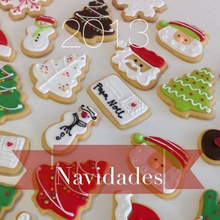
%> input picture src/encoded/Navidad.jpg, 220 x 220 px, shrunk from 1024 x 1024 before the run
$ octave --eval "result = stegImgDecoderAugusto('../encoded/Navidad.jpg');"   (GNU Octave 9; MATLAB toolbox functions it lacks are replaced by stand-ins)
%> lines starting %> are read from the running program, lines starting %| are printed output that depends on the picture
function [myDecodedString] = stegImgDecoderAugusto(imgPath, quality)
%> called with imgPath = '../encoded/Navidad.jpg'
%stegImgDecoder
%   la función de DECODIFICACIÓN recibe:
%       1 - Un string "imgPath" que tiene el PATH relativo a la dirección del archivo con la imagen a decodificar.
%       2 - (Optional) la calidad de la imagen. Sino usa una por default
%   la función de DECODIFICACIÓN devuelve:
%       1-Un string "myDecodedString muy largo con el mensaje que se decodificó
%           Si es null es porque no funcionó

%Convertir RGB a YCbCr
%Dividir cada componente de la imagen en 8x8
%Aplicar DCT
%Cuantizar
%Leer el mensaje

    BLOCK_ROWS = 8;
    BLOCK_COLS = 8;
    BLOCK_SIZE = 8;

    %------Tablas de cuantización-------

    Q_50_C = [
        17,  18,  24,  47,  99,  99,  99,  99
        18,  21,  26,  66,  99,  99,  99,  99
        24,  26,  56,  99,  99,  99,  99,  99
        47,  66,  99,  99,  99,  99,  99,  99
        99,  99,  99,  99,  99,  99,  99,  99
        99,  99,  99,  99,  99,  99,  99,  99
        99,  99,  99,  99,  99,  99,  99,  99
        99,  99,  99,  99,  99,  99,  99,  99 ];
    Q_50_Y = [
        16,  11,  10,  16,  24,  40,  51,  61
        12,  12,  14,  19,  26,  58,  60,  55
        14,  13,  16,  24,  40,  57,  69,  56
        14,  17,  22,  29,  51,  87,  80,  62
        18,  22,  37,  56,  68, 109, 103,  77
        24,  35,  55,  64,  81, 104, 113,  92
        49,  64,  78,  87, 103, 121, 120, 101
        72,  92,  95,  98, 112, 100, 103,  99 ];	%50

    Q_60_C = [
        14,  14,  19,  38,  79,  79,  79,  79
        14,  17,  21,  53,  79,  79,  79,  79
        19,  21,  45,  79,  79,  79,  79,  79
        38,  53,  79,  79,  79,  79,  79,  79
        79,  79,  79,  79,  79,  79,  79,  79
        79,  79,  79,  79,  79,  79,  79,  79
        79,  79,  79,  79,  79,  79,  79,  79
        79,  79,  79,  79,  79,  79,  79,  79 ];
    Q_60_Y = [
        13,   9,   8,  13,  19,  32,  41,  49
        10,  10,  11,  15,  21,  46,  48,  44
        11,  10,  13,  19,  32,  46,  55,  45
        11,  14,  18,  23,  41,  70,  64,  50
        14,  18,  30,  45,  54,  87,  82,  62
        19,  28,  44,  51,  65,  83,  90,  74
        39,  51,  62,  70,  82,  97,  96,  81
        58,  74,  76,  78,  90,  80,  82,  79 ];	%60

    Q_70_C = [
        10,  11,  14,  28,  59,  59,  59,  59
        11,  13,  16,  40,  59,  59,  59,  59
        14,  16,  34,  59,  59,  59,  59,  59
        28,  40,  59,  59,  59,  59,  59,  59
        59,  59,  59,  59,  59,  59,  59,  59
        59,  59,  59,  59,  59,  59,  59,  59
        59,  59,  59,  59,  59,  59,  59,  59
        59,  59,  59,  59,  59,  59,  59,  59 ];
    Q_70_Y = [
        10,   7,   6,  10,  14,  24,  31,  37
         7,   7,   8,  11,  16,  35,  36,  33
         8,   8,  10,  14,  24,  34,  41,  34
         8,  10,  13,  17,  31,  52,  48,  37
        11,  13,  22,  34,  41,  65,  62,  46
        14,  21,  33,  38,  49,  62,  68,  55
        29,  38,  47,  52,  62,  73,  72,  61
        43,  55,  57,  59,  67,  60,  62,  59 ];  %70

    Q_75_C = [
         9,   9,  12,  24,  50,  50,  50,  50
         9,  11,  13,  33,  50,  50,  50,  50
        12,  13,  28,  50,  50,  50,  50,  50
        24,  33,  50,  50,  50,  50,  50,  50
        50,  50,  50,  50,  50,  50,  50,  50
        50,  50,  50,  50,  50,  50,  50,  50
        50,  50,  50,  50,  50,  50,  50,  50
        50,  50,  50,  50,  50,  50,  50,  50 ];
    Q_75_Y = [
         8,   6,   5,   8,  12,  20,  26,  31
         6,   6,   7,  10,  13,  29,  30,  28
         7,   7,   8,  12,  20,  29,  35,  28
         7,   9,  11,  15,  26,  44,  40,  31
         9,  11,  19,  28,  34,  55,  52,  39
        12,  18,  28,  32,  41,  52,  57,  46
        25,  32,  39,  44,  52,  61,  60,  51
        36,  46,  48,  49,  56,  50,  52,  50 ];  %75

    Q_80_C = [
         7,   7,  10,  19,  40,  40,  40,  40
         7,   8,  10,  26,  40,  40,  40,  40
        10,  10,  22,  40,  40,  40,  40,  40
        19,  26,  40,  40,  40,  40,  40,  40
        40,  40,  40,  40,  40,  40,  40,  40
        40,  40,  40,  40,  40,  40,  40,  40
        40,  40,  40,  40,  40,  40,  40,  40
        40,  40,  40,  40,  40,  40,  40,  40 ];
    Q_80_Y = [
         6,   4,   4,   6,  10,  16,  20,  24
         5,   5,   6,   8,  10,  23,  24,  22
         6,   5,   6,  10,  16,  23,  28,  22
         6,   7,   9,  12,  20,  35,  32,  25
         7,   9,  15,  22,  27,  44,  41,  31
        10,  14,  22,  26,  32,  42,  45,  37
        20,  26,  31,  35,  41,  48,  48,  40
        29,  37,  38,  39,  45,  40,  41,  40 ];  %80

    Q_85_C = [
         5,   5,   7,  14,  30,  30,  30,  30
         5,   6,   8,  20,  30,  30,  30,  30
         7,   8,  17,  30,  30,  30,  30,  30
        14,  20,  30,  30,  30,  30,  30,  30
        30,  30,  30,  30,  30,  30,  30,  30
        30,  30,  30,  30,  30,  30,  30,  30
        30,  30,  30,  30,  30,  30,  30,  30
        30,  30,  30,  30,  30,  30,  30,  30 ];
    Q_85_Y = [
         5,   3,   3,   5,   7,  12,  15,  18
         4,   4,   4,   6,   8,  17,  18,  17
         4,   4,   5,   7,  12,  17,  21,  17
         4,   5,   7,   9,  15,  26,  24,  19
         5,   7,  11,  17,  20,  33,  31,  23
         7,  11,  17,  19,  24,  31,  34,  28
        15,  19,  23,  26,  31,  36,  36,  30
        22,  28,  29,  29,  34,  30,  31,  30 ];  %85

    Q_90_C = [
         3,   4,   5,   9,  20,  20,  20,  20
         4,   4,   5,  13,  20,  20,  20,  20
         5,   5,  11,  20,  20,  20,  20,  20
         9,  13,  20,  20,  20,  20,  20,  20
        20,  20,  20,  20,  20,  20,  20,  20
        20,  20,  20,  20,  20,  20,  20,  20
        20,  20,  20,  20,  20,  20,  20,  20
        20,  20,  20,  20,  20,  20,  20,  20 ];
    Q_90_Y = [
         3,   2,   2,   3,   5,   8,  10,  12
         2,   2,   3,   4,   5,  12,  12,  11
         3,   3,   3,   5,   8,  11,  14,  11
         3,   3,   4,   6,  10,  17,  16,  12
         4,   4,   7,  11,  14,  22,  21,  15
         5,   7,  11,  13,  16,  21,  23,  18
        10,  13,  16,  17,  21,  24,  24,  20
        14,  18,  19,  20,  22,  20,  21,  20 ];  %90

    Q_95_C = [
         2,   2,   2,   5,  10,  10,  10,  10
         2,   2,   3,   7,  10,  10,  10,  10
         2,   3,   6,  10,  10,  10,  10,  10
         5,   7,  10,  10,  10,  10,  10,  10
        10,  10,  10,  10,  10,  10,  10,  10
        10,  10,  10,  10,  10,  10,  10,  10
        10,  10,  10,  10,  10,  10,  10,  10
        10,  10,  10,  10,  10,  10,  10,  10 ];
    Q_95_Y = [
        2,   1,   1,   2,   2,   4,   5,   6
        1,   1,   1,   2,   3,   6,   6,   6
        1,   1,   2,   2,   4,   6,   7,   6
        1,   2,   2,   3,   5,   9,   8,   6
        2,   2,   4,   6,   7,  11,  10,   8
        2,   4,   6,   6,   8,  10,  11,   9
        5,   6,   8,   9,  10,  12,  12,  10
        7,   9,  10,  10,  11,  10,  10,  10 ];   %95

    Q_100_C = [
        1,   1,   1,   1,   1,   1,   1,   1
        1,   1,   1,   1,   1,   1,   1,   1
        1,   1,   1,   1,   1,   1,   1,   1
        1,   1,   1,   1,   1,   1,   1,   1
        1,   1,   1,   1,   1,   1,   1,   1
        1,   1,   1,   1,   1,   1,   1,   1
        1,   1,   1,   1,   1,   1,   1,   1
        1,   1,   1,   1,   1,   1,   1,   1 ];
    Q_100_Y = [
        1,   1,   1,   1,   1,   1,   1,   1
        1,   1,   1,   1,   1,   1,   1,   1
        1,   1,   1,   1,   1,   1,   1,   1
        1,   1,   1,   1,   1,   1,   1,   1
        1,   1,   1,   1,   1,   1,   1,   1
        1,   1,   1,   1,   1,   1,   1,   1
        1,   1,   1,   1,   1,   1,   1,   1
        1,   1,   1,   1,   1,   1,   1,   1 ];  %100
    % usar la tabla según la calidad requerida
    if nargin < 2
        quality = 70; %default quality
    end
    if quality==50
       cuantifTableUsedLuminance=Q_50_Y;
       cuantifTableUsedChrominance=Q_50_C;
    elseif quality==60
       cuantifTableUsedLuminance=Q_60_Y;
       cuantifTableUsedChrominance=Q_60_C;
    elseif quality==70
       cuantifTableUsedLuminance=Q_70_Y;
       cuantifTableUsedChrominance=Q_70_C;
    elseif quality==75
       cuantifTableUsedLuminance=Q_75_Y;
       cuantifTableUsedChrominance=Q_75_C;
    elseif quality==80
       cuantifTableUsedLuminance=Q_80_Y;
       cuantifTableUsedChrominance=Q_80_C;
    elseif quality==85
       cuantifTableUsedLuminance=Q_85_Y;
       cuantifTableUsedChrominance=Q_85_C;
    elseif quality==90
       cuantifTableUsedLuminance=Q_90_Y;
       cuantifTableUsedChrominance=Q_90_C;
    elseif quality==95
       cuantifTableUsedLuminance=Q_95_Y;
       cuantifTableUsedChrominance=Q_95_C;
    elseif quality==100
       cuantifTableUsedLuminance=Q_100_Y;
       cuantifTableUsedChrominance=Q_100_C;
    else
       disp('Warning, quality not compatible. Using default (75)');
       cuantifTableUsedLuminance=Q_75_Y;
       cuantifTableUsedChrominance=Q_75_C;
    end

    %----------Abrir BMP, pasar a YCbCr--------------
    [myOriginalImg] = imread(imgPath);
%> myOriginalImg is the input picture: size 220x220x3 uint8; mean R, G, B 174.7, 148.5, 132.9
    [oImgRows, oImgCols, oImgComponents] = size(myOriginalImg);
%> oImgRows = 220; oImgCols = 220; oImgComponents = 3
    %colormap(clrMap);
    %image(myOriginalImg);

      %---Bits que componen el mensaje---
    DecodedStegStringBits=zeros(1,oImgRows*oImgCols*oImgComponents*8);
    %---Arreglo de Mensaje decodificado
    myDecodedString=zeros(1,oImgRows*oImgCols*oImgComponents);
    globalBitStringIndex=1;  %indice para ir llenando los bits. Inicia al comienzo del arreglo
    STEG_BIT=1;

   %---Ajuste para que entren todos los bloques de 8x8
    rowsEdgeConflict=mod(oImgRows,BLOCK_ROWS);  %ajuste para que entren los bloques de 8x8
%> rowsEdgeConflict = 4
    colsEdgeConflict=mod(oImgCols,BLOCK_COLS);
%> colsEdgeConflict = 4
    if rowsEdgeConflict || colsEdgeConflict
        addedRows=BLOCK_ROWS-rowsEdgeConflict; %me dice cuantas filas debo agregar abajo
%> addedRows = 4
        addedCols=BLOCK_COLS-colsEdgeConflict; %me dice cuantas columnas debo agregar a la derecha
%> addedCols = 4
        myAdjustedImg= [myOriginalImg zeros(oImgRows,addedCols,oImgComponents)];   %agrego las columnas que faltan
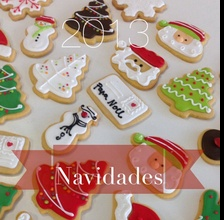
%> myAdjustedImg: size 220x224x3 uint8; mean R, G, B 171.5, 145.9, 130.5
        myAdjustedImg= [myAdjustedImg ; zeros(addedRows,oImgCols+addedCols,oImgComponents)]; %agrego las filas que faltan
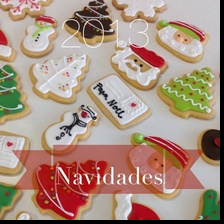
%> myAdjustedImg: size 224x224x3 uint8; mean R, G, B 168.5, 143.3, 128.2
    else
        myAdjustedImg=myOriginalImg;
    end

    %---Conversión a YCbCr
    YCbCrMap=rgb2ycbcr(myAdjustedImg);
%> YCbCrMap: size 224x224x3 uint8; mean of channels 1, 2, 3 144, 117.7, 140.2
    LuminanceOffset=ones(oImgRows,oImgCols);
    LuminanceOffset=LuminanceOffset*128;
%> (the run ends here)

$ run again, on src/encoded/Pruebas.jpg
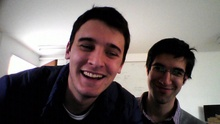
%> input picture src/encoded/Pruebas.jpg, 220 x 124 px, shrunk from 1280 x 720 before the run
%> in stegImgDecoderAugusto, myOriginalImg is the input picture: size 124x220x3 uint8; mean R, G, B 116.5, 107.4, 106
%> in stegImgDecoderAugusto, `myAdjustedImg= [myOriginalImg zeros(oImgRows,addedCols,oImgComponents)];`:
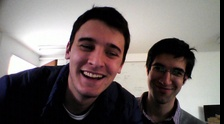
%> myAdjustedImg: size 124x224x3 uint8; mean R, G, B 114.4, 105.5, 104.1
%> in stegImgDecoderAugusto, `myAdjustedImg= [myAdjustedImg ; zeros(addedRows,oImgCols+addedCols,oIm..`:
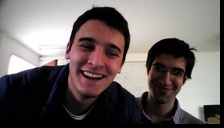
%> myAdjustedImg: size 128x224x3 uint8; mean R, G, B 110.9, 102.2, 100.9
%> YCbCrMap: size 128x224x3 uint8; mean of channels 1, 2, 3 105.9, 126.2, 131.9
